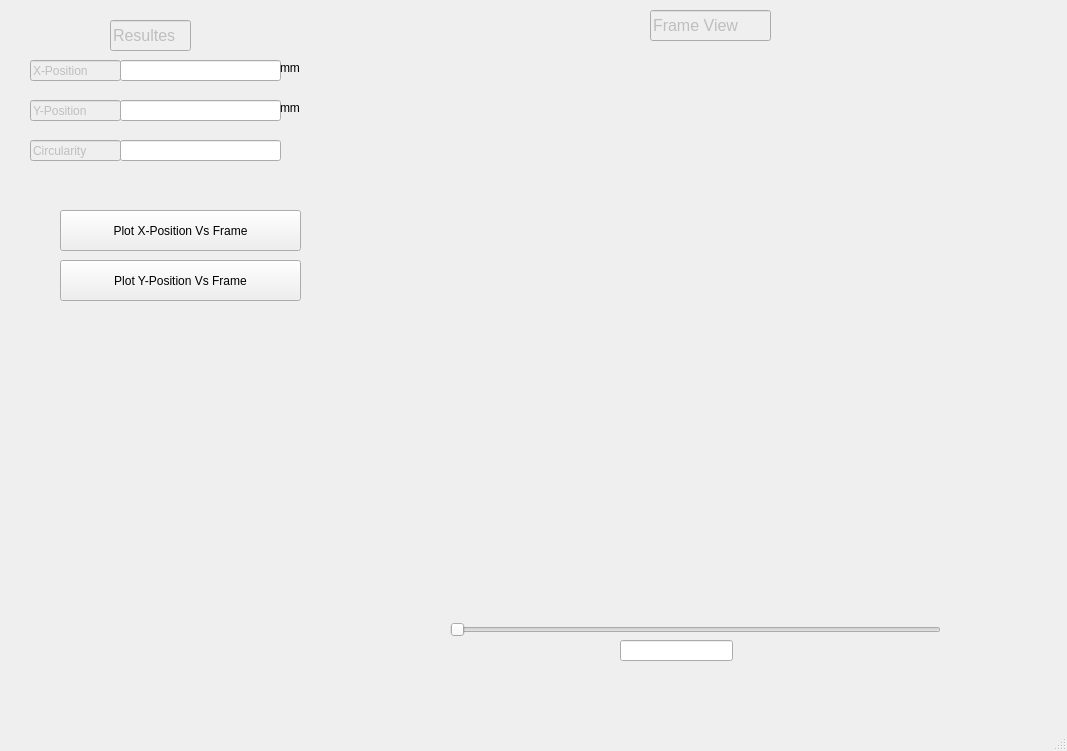
<?xml version="1.0" encoding="UTF-8"?>
<ui version="4.0">
 <class>Ofline_Viewer</class>
 <widget class="QMainWindow" name="Ofline_Viewer">
  <property name="geometry">
   <rect>
    <x>0</x>
    <y>0</y>
    <width>1067</width>
    <height>751</height>
   </rect>
  </property>
  <property name="windowTitle">
   <string>Offline View</string>
  </property>
  <widget class="QWidget" name="centralwidget">
   <widget class="QPushButton" name="X_Pos_Plot_offline">
    <property name="geometry">
     <rect>
      <x>60</x>
      <y>210</y>
      <width>241</width>
      <height>41</height>
     </rect>
    </property>
    <property name="text">
     <string>Plot X-Position Vs Frame</string>
    </property>
   </widget>
   <widget class="QLineEdit" name="lineEdit_5">
    <property name="enabled">
     <bool>false</bool>
    </property>
    <property name="geometry">
     <rect>
      <x>30</x>
      <y>60</y>
      <width>91</width>
      <height>21</height>
     </rect>
    </property>
    <property name="text">
     <string>X-Position</string>
    </property>
   </widget>
   <widget class="QPushButton" name="Y_Pos_Plot_offline">
    <property name="geometry">
     <rect>
      <x>60</x>
      <y>260</y>
      <width>241</width>
      <height>41</height>
     </rect>
    </property>
    <property name="text">
     <string>Plot Y-Position Vs Frame</string>
    </property>
   </widget>
   <widget class="QLineEdit" name="lineEdit_6">
    <property name="enabled">
     <bool>false</bool>
    </property>
    <property name="geometry">
     <rect>
      <x>30</x>
      <y>100</y>
      <width>91</width>
      <height>21</height>
     </rect>
    </property>
    <property name="text">
     <string>Y-Position</string>
    </property>
   </widget>
   <widget class="QLineEdit" name="Circularity">
    <property name="enabled">
     <bool>false</bool>
    </property>
    <property name="geometry">
     <rect>
      <x>30</x>
      <y>140</y>
      <width>91</width>
      <height>21</height>
     </rect>
    </property>
    <property name="text">
     <string>Circularity</string>
    </property>
   </widget>
   <widget class="QLineEdit" name="lineEdit">
    <property name="enabled">
     <bool>false</bool>
    </property>
    <property name="geometry">
     <rect>
      <x>110</x>
      <y>20</y>
      <width>81</width>
      <height>31</height>
     </rect>
    </property>
    <property name="font">
     <font>
      <pointsize>12</pointsize>
     </font>
    </property>
    <property name="text">
     <string>Resultes</string>
    </property>
   </widget>
   <widget class="QLineEdit" name="y_position_text_offline">
    <property name="geometry">
     <rect>
      <x>120</x>
      <y>100</y>
      <width>161</width>
      <height>21</height>
     </rect>
    </property>
   </widget>
   <widget class="QLineEdit" name="circularity_text_offline">
    <property name="geometry">
     <rect>
      <x>120</x>
      <y>140</y>
      <width>161</width>
      <height>21</height>
     </rect>
    </property>
   </widget>
   <widget class="QLineEdit" name="x_position_text_offline">
    <property name="geometry">
     <rect>
      <x>120</x>
      <y>60</y>
      <width>161</width>
      <height>21</height>
     </rect>
    </property>
   </widget>
   <widget class="QLabel" name="Frame_view">
    <property name="geometry">
     <rect>
      <x>330</x>
      <y>60</y>
      <width>721</width>
      <height>521</height>
     </rect>
    </property>
    <property name="text">
     <string/>
    </property>
    <property name="scaledContents">
     <bool>false</bool>
    </property>
    <property name="alignment">
     <set>Qt::AlignCenter</set>
    </property>
   </widget>
   <widget class="QLineEdit" name="lineEdit_2">
    <property name="enabled">
     <bool>false</bool>
    </property>
    <property name="geometry">
     <rect>
      <x>650</x>
      <y>10</y>
      <width>121</width>
      <height>31</height>
     </rect>
    </property>
    <property name="font">
     <font>
      <pointsize>12</pointsize>
     </font>
    </property>
    <property name="text">
     <string>Frame View</string>
    </property>
   </widget>
   <widget class="QSlider" name="FrameSlider">
    <property name="geometry">
     <rect>
      <x>450</x>
      <y>620</y>
      <width>491</width>
      <height>20</height>
     </rect>
    </property>
    <property name="minimum">
     <number>0</number>
    </property>
    <property name="maximum">
     <number>1000</number>
    </property>
    <property name="orientation">
     <enum>Qt::Horizontal</enum>
    </property>
   </widget>
   <widget class="QLineEdit" name="FrameNr">
    <property name="geometry">
     <rect>
      <x>620</x>
      <y>640</y>
      <width>113</width>
      <height>21</height>
     </rect>
    </property>
   </widget>
   <widget class="QLabel" name="label">
    <property name="geometry">
     <rect>
      <x>280</x>
      <y>100</y>
      <width>31</width>
      <height>16</height>
     </rect>
    </property>
    <property name="text">
     <string>mm</string>
    </property>
   </widget>
   <widget class="QLabel" name="label_2">
    <property name="geometry">
     <rect>
      <x>280</x>
      <y>60</y>
      <width>31</width>
      <height>16</height>
     </rect>
    </property>
    <property name="text">
     <string>mm</string>
    </property>
   </widget>
  </widget>
  <widget class="QStatusBar" name="statusbar"/>
 </widget>
 <resources/>
 <connections/>
</ui>
